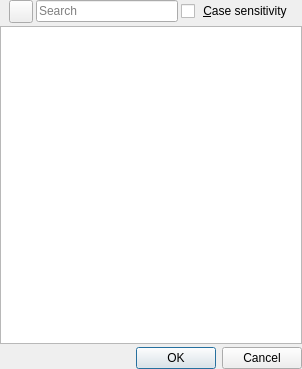
<?xml version="1.0" encoding="UTF-8"?>
<ui version="4.0">
 <class>CompliterListDialog</class>
 <widget class="QDialog" name="CompliterListDialog">
  <property name="geometry">
   <rect>
    <x>0</x>
    <y>0</y>
    <width>302</width>
    <height>369</height>
   </rect>
  </property>
  <property name="windowTitle">
   <string>History</string>
  </property>
  <property name="windowIcon">
   <iconset>
    <normaloff>:/img/img/kts-intek-logo.png</normaloff>:/img/img/kts-intek-logo.png</iconset>
  </property>
  <layout class="QVBoxLayout" name="verticalLayout">
   <property name="spacing">
    <number>3</number>
   </property>
   <property name="leftMargin">
    <number>0</number>
   </property>
   <property name="topMargin">
    <number>0</number>
   </property>
   <property name="rightMargin">
    <number>0</number>
   </property>
   <property name="bottomMargin">
    <number>0</number>
   </property>
   <item>
    <layout class="QHBoxLayout" name="horizontalLayout">
     <property name="leftMargin">
      <number>9</number>
     </property>
     <property name="rightMargin">
      <number>9</number>
     </property>
     <item>
      <widget class="QToolButton" name="toolButton">
       <property name="text">
        <string/>
       </property>
       <property name="icon">
        <iconset resource="../../res.qrc">
         <normaloff>:/katynko/svg/edit-delete.svg</normaloff>:/katynko/svg/edit-delete.svg</iconset>
       </property>
      </widget>
     </item>
     <item>
      <widget class="QLineEdit" name="lineEdit">
       <property name="inputMask">
        <string/>
       </property>
       <property name="placeholderText">
        <string>Search</string>
       </property>
       <property name="clearButtonEnabled">
        <bool>true</bool>
       </property>
      </widget>
     </item>
     <item>
      <widget class="QCheckBox" name="checkBox">
       <property name="sizePolicy">
        <sizepolicy hsizetype="Fixed" vsizetype="Fixed">
         <horstretch>0</horstretch>
         <verstretch>0</verstretch>
        </sizepolicy>
       </property>
       <property name="text">
        <string> &amp;Case sensitivity</string>
       </property>
       <property name="checked">
        <bool>false</bool>
       </property>
      </widget>
     </item>
    </layout>
   </item>
   <item>
    <widget class="QTableView" name="tableView">
     <property name="editTriggers">
      <set>QAbstractItemView::NoEditTriggers</set>
     </property>
     <property name="alternatingRowColors">
      <bool>true</bool>
     </property>
     <property name="selectionBehavior">
      <enum>QAbstractItemView::SelectRows</enum>
     </property>
     <attribute name="horizontalHeaderVisible">
      <bool>false</bool>
     </attribute>
    </widget>
   </item>
   <item>
    <layout class="QHBoxLayout" name="horizontalLayout_2">
     <item>
      <spacer name="horizontalSpacer_2">
       <property name="orientation">
        <enum>Qt::Horizontal</enum>
       </property>
       <property name="sizeHint" stdset="0">
        <size>
         <width>40</width>
         <height>20</height>
        </size>
       </property>
      </spacer>
     </item>
     <item>
      <widget class="QDialogButtonBox" name="buttonBox">
       <property name="orientation">
        <enum>Qt::Horizontal</enum>
       </property>
       <property name="standardButtons">
        <set>QDialogButtonBox::Cancel|QDialogButtonBox::Ok</set>
       </property>
      </widget>
     </item>
    </layout>
   </item>
  </layout>
 </widget>
 <resources>
  <include location="../../res.qrc"/>
 </resources>
 <connections>
  <connection>
   <sender>buttonBox</sender>
   <signal>accepted()</signal>
   <receiver>CompliterListDialog</receiver>
   <slot>accept()</slot>
   <hints>
    <hint type="sourcelabel">
     <x>248</x>
     <y>254</y>
    </hint>
    <hint type="destinationlabel">
     <x>157</x>
     <y>274</y>
    </hint>
   </hints>
  </connection>
  <connection>
   <sender>buttonBox</sender>
   <signal>rejected()</signal>
   <receiver>CompliterListDialog</receiver>
   <slot>reject()</slot>
   <hints>
    <hint type="sourcelabel">
     <x>316</x>
     <y>260</y>
    </hint>
    <hint type="destinationlabel">
     <x>286</x>
     <y>274</y>
    </hint>
   </hints>
  </connection>
  <connection>
   <sender>toolButton</sender>
   <signal>clicked()</signal>
   <receiver>lineEdit</receiver>
   <slot>clear()</slot>
   <hints>
    <hint type="sourcelabel">
     <x>214</x>
     <y>11</y>
    </hint>
    <hint type="destinationlabel">
     <x>103</x>
     <y>12</y>
    </hint>
   </hints>
  </connection>
 </connections>
</ui>
